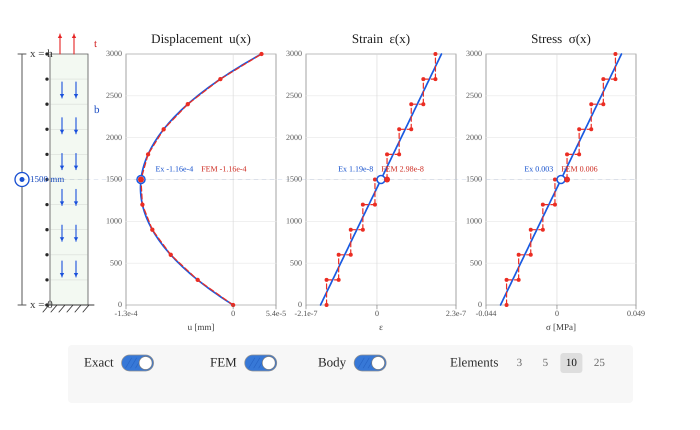
Frame 1 (no input)
Frame 60 (no input): identical to frame 1, image omitted
Frame 120 (the mouse pressed at the canvas centre since frame 60): identical to frame 1, image omitted

The p5.js sketch that drew this single still picture (run headless with seeded random() and noise() and a simulated clock; from frame 60 on, the mouse is pressed at the canvas centre):

// p5.js sketch
// ── sketch.js
// ============================================================
// 1D PLATE — EXACT SOLUTION + LINEAR FEM
// Standalone p5.js sketch
// Sized to fit a ~700 px content column
// ============================================================


// ============================================================
// CANVAS
// ============================================================

const W = 700;
const H = 430;


// ============================================================
// TYPOGRAPHY
// ============================================================

const FS_BASE = 13;
const FS_SMALL = 11;
const FS_TINY = 9;
const FS_XTINY = 8;


// ============================================================
// GEOMETRY + MATERIAL
// ============================================================

const plateWidth = 300;       // mm
const plateThickness = 500;   // mm
const A = plateWidth * plateThickness;

const h = 3000;               // mm
const E = 210000;             // MPa = N/mm²
const t = 0.04;               // MPa

const bodyForceValue = -2.5e-5; // N/mm³


// ============================================================
// DISPLAY STATE
// ============================================================

let showExact = true;
let showFEM = true;
let bodyForceOn = true;


// ============================================================
// FEM
// ============================================================

let nElements = 10;

const elementOptions = [3, 5, 10, 25];

let femData;


// ============================================================
// x SLIDER
// ============================================================

let currentX = 1500;
let sliderDragging = false;


// ============================================================
// LAYOUT
// ============================================================

const graphTop = 54;
const graphBottom = 305;

const sliderX = 22;

const plateX = 50;
const plateW = 38;

const uPlotX = 126;
const epsPlotX = 306;
const sigmaPlotX = 486;

const plotW = 150;


// ============================================================
// CONTROLS BAND
// ============================================================

const controlsX = 68;
const controlsY = 345;
const controlsW = 565;
const controlsH = 58;


// ============================================================
// SETUP
// ============================================================

function setup() {

  createCanvas(W, H);

  pixelDensity(2);

  textFont("Anaheim");

  updateFEM();
}


// ============================================================
// DRAW
// ============================================================

function draw() {

  background(255);


  const exactU =
    displacementExact(currentX);

  const exactEps =
    strainExact(currentX);

  const exactSigma =
    stressExact(currentX);


  const femCurrent =
    getFEMValueAt(currentX);


  drawPlate();
  drawVerticalSlider();


  const uRange =
    getCombinedRange(
      displacementExact,
      "u"
    );

  const epsRange =
    getCombinedRange(
      strainExact,
      "eps"
    );

  const sigmaRange =
    getCombinedRange(
      stressExact,
      "sigma"
    );


  drawGraph(
    uPlotX,
    "Displacement  u(x)",
    "u [mm]",
    displacementExact,
    uRange,
    exactU,
    femCurrent.u,
    "u"
  );

  drawGraph(
    epsPlotX,
    "Strain  ε(x)",
    "ε",
    strainExact,
    epsRange,
    exactEps,
    femCurrent.eps,
    "eps"
  );

  drawGraph(
    sigmaPlotX,
    "Stress  σ(x)",
    "σ [MPa]",
    stressExact,
    sigmaRange,
    exactSigma,
    femCurrent.sigma,
    "sigma"
  );


  drawCurrentHeightGuide();
  drawControls();
}


// ============================================================
// FONT HELPER
// ============================================================

function fontSize(size) {
  textFont("Anaheim");
  textSize(size);
}


// ============================================================
// BODY FORCE
// ============================================================

function getBodyForce() {
  return bodyForceOn ? bodyForceValue : 0;
}


// ============================================================
// EXACT SOLUTION
// ============================================================

function displacementExact(x) {

  const b = getBodyForce();

  return (
    -(b / (2 * E)) * x * x
    +
    ((t + b * h) / E) * x
  );
}


function strainExact(x) {

  const b = getBodyForce();

  return (
    -(b / E) * x
    +
    (t + b * h) / E
  );
}


function stressExact(x) {

  const b = getBodyForce();

  return (
    -b * x
    +
    t
    +
    b * h
  );
}


// ============================================================
// FEM UPDATE
// ============================================================

function updateFEM() {
  femData = solveFEM(nElements);
}


// ============================================================
// LINEAR 2-NODE BAR FEM
// ============================================================

function solveFEM(nel) {

  const nNodes = nel + 1;
  const Le = h / nel;

  const K = new Array(nNodes);

  for (let i = 0; i < nNodes; i++) {
    K[i] = new Array(nNodes).fill(0);
  }

  const F = new Array(nNodes).fill(0);

  const k = E * A / Le;
  const b = getBodyForce();

  for (let e = 0; e < nel; e++) {

    const i = e;
    const j = e + 1;

    K[i][i] += k;
    K[i][j] -= k;

    K[j][i] -= k;
    K[j][j] += k;

    const fb =
      b * A * Le / 2;

    F[i] += fb;
    F[j] += fb;
  }

  F[nNodes - 1] += t * A;

  const nFree = nNodes - 1;

  const KR = new Array(nFree);
  const FR = new Array(nFree);

  for (let i = 0; i < nFree; i++) {

    KR[i] = new Array(nFree);
    FR[i] = F[i + 1];

    for (let j = 0; j < nFree; j++) {
      KR[i][j] = K[i + 1][j + 1];
    }
  }

  const uFree =
    solveLinearSystem(KR, FR);

  const U = new Array(nNodes).fill(0);
  U[0] = 0;

  for (let i = 1; i < nNodes; i++) {
    U[i] = uFree[i - 1];
  }

  const xNodes = new Array(nNodes);

  for (let i = 0; i < nNodes; i++) {
    xNodes[i] = i * Le;
  }

  const eps = new Array(nel);
  const sigma = new Array(nel);

  for (let e = 0; e < nel; e++) {

    eps[e] =
      (U[e + 1] - U[e]) / Le;

    sigma[e] =
      E * eps[e];
  }

  return {
    nel,
    nNodes,
    Le,
    U,
    eps,
    sigma,
    xNodes
  };
}


// ============================================================
// LINEAR SYSTEM SOLVER
// ============================================================

function solveLinearSystem(matrix, vector) {

  const n = vector.length;

  const M =
    matrix.map(row => row.slice());

  const f = vector.slice();

  for (let k = 0; k < n; k++) {

    let pivot = k;

    for (let i = k + 1; i < n; i++) {
      if (abs(M[i][k]) > abs(M[pivot][k])) {
        pivot = i;
      }
    }

    if (pivot !== k) {
      [M[k], M[pivot]] = [M[pivot], M[k]];
      [f[k], f[pivot]] = [f[pivot], f[k]];
    }

    for (let i = k + 1; i < n; i++) {

      const factor =
        M[i][k] / M[k][k];

      for (let j = k; j < n; j++) {
        M[i][j] -= factor * M[k][j];
      }

      f[i] -= factor * f[k];
    }
  }

  const x = new Array(n).fill(0);

  for (let i = n - 1; i >= 0; i--) {

    let sum = f[i];

    for (let j = i + 1; j < n; j++) {
      sum -= M[i][j] * x[j];
    }

    x[i] = sum / M[i][i];
  }

  return x;
}


// ============================================================
// FEM VALUE AT ARBITRARY x
// ============================================================

function getFEMValueAt(x) {

  const Le = femData.Le;

  let e = floor(x / Le);

  e = constrain(
    e,
    0,
    femData.nel - 1
  );

  const x1 = femData.xNodes[e];

  let s =
    (x - x1) / Le;

  s = constrain(s, 0, 1);

  const u =
    (1 - s) * femData.U[e]
    +
    s * femData.U[e + 1];

  return {
    u: u,
    eps: femData.eps[e],
    sigma: femData.sigma[e]
  };
}


// ============================================================
// PLATE
// ============================================================

function drawPlate() {

  const top = graphTop;
  const bottom = graphBottom;
  const plateH = bottom - top;

  fill(243, 249, 242);

  stroke(85);
  strokeWeight(0.8);

  rect(
    plateX,
    top,
    plateW,
    plateH
  );

  if (showFEM) {

    for (let i = 0; i <= nElements; i++) {

      const physicalX =
        i * h / nElements;

      const yy =
        map(
          physicalX,
          0,
          h,
          bottom,
          top
        );

      stroke(155, 155, 155, 75);
      strokeWeight(0.6);

      line(
        plateX,
        yy,
        plateX + plateW,
        yy
      );

      noStroke();
      fill(40);

      circle(
        plateX - 3,
        yy,
        nElements >= 25 ? 2 : 3.3
      );
    }
  }

  if (bodyForceOn) {

    for (let row = 0; row < 6; row++) {

      const yy =
        top +
        36 +
        row * (plateH - 72) / 5;

      drawArrow(
        plateX + 12,
        yy - 8,
        plateX + 12,
        yy + 8,
        color(25, 80, 220)
      );

      drawArrow(
        plateX + 26,
        yy - 8,
        plateX + 26,
        yy + 8,
        color(25, 80, 220)
      );
    }

    noStroke();
    fill(25, 75, 195);

    fontSize(FS_SMALL);

    textAlign(LEFT, CENTER);

    text(
      "b",
      plateX + plateW + 6,
      top + 56
    );
  }

  for (let i = 0; i < 2; i++) {

    const xx =
      plateX + 10 + i * 14;

    drawArrow(
      xx,
      top,
      xx,
      top - 20,
      color(230, 35, 35)
    );
  }

  noStroke();
  fill(210, 30, 30);

  fontSize(FS_SMALL);

  textAlign(LEFT, CENTER);

  text(
    "t",
    plateX + plateW + 6,
    top - 10
  );

  stroke(55);
  strokeWeight(0.9);

  line(
    plateX - 5,
    bottom,
    plateX + plateW + 6,
    bottom
  );

  for (let i = -1; i <= plateW + 6; i += 8) {
    line(
      plateX + i,
      bottom,
      plateX + i - 6,
      bottom + 7
    );
  }
}


// ============================================================
// VERTICAL SLIDER
// ============================================================

function drawVerticalSlider() {

  const sliderY =
    yFromPhysicalX(currentX);

  stroke(85);
  strokeWeight(1);

  line(
    sliderX,
    graphTop,
    sliderX,
    graphBottom
  );

  line(
    sliderX - 4,
    graphTop,
    sliderX + 4,
    graphTop
  );

  line(
    sliderX - 4,
    graphBottom,
    sliderX + 4,
    graphBottom
  );

  noStroke();
  fill(55);

  fontSize(FS_SMALL);

  textAlign(LEFT, CENTER);

  text(
    "x = h",
    sliderX + 8,
    graphTop
  );

  text(
    "x = 0",
    sliderX + 8,
    graphBottom
  );

  fill(255);

  stroke(25, 80, 210);
  strokeWeight(1.35);

  circle(
    sliderX,
    sliderY,
    14
  );

  noStroke();
  fill(25, 80, 210);

  circle(
    sliderX,
    sliderY,
    5
  );

  fill(25, 75, 190);

  fontSize(FS_TINY);

  textAlign(LEFT, CENTER);

  text(
    `${currentX.toFixed(0)} mm`,
    sliderX + 8,
    sliderY
  );
}


// ============================================================
// SHARED GUIDE
// ============================================================

function drawCurrentHeightGuide() {

  const yy =
    yFromPhysicalX(currentX);

  stroke(60, 90, 160, 45);
  strokeWeight(0.7);

  drawingContext.setLineDash([4, 4]);

  line(
    sliderX,
    yy,
    sigmaPlotX + plotW,
    yy
  );

  drawingContext.setLineDash([]);
}


// ============================================================
// GRAPH
// ============================================================

function drawGraph(
  x0,
  title,
  axisLabel,
  exactFunction,
  range,
  exactCurrent,
  femCurrent,
  field
) {

  const left = x0;
  const right = x0 + plotW;

  const minValue = range.min;
  const maxValue = range.max;

  noStroke();
  fill(30);

  fontSize(FS_BASE);

  textAlign(CENTER, BOTTOM);

  text(
    title,
    left + plotW / 2,
    graphTop - 8
  );

  noFill();
  stroke(115);
  strokeWeight(0.65);

  rect(
    left,
    graphTop,
    plotW,
    graphBottom - graphTop
  );

  const heightTicks = [
    0, 500, 1000, 1500,
    2000, 2500, 3000
  ];

  fontSize(FS_XTINY);

  for (const physicalX of heightTicks) {

    const yy =
      yFromPhysicalX(physicalX);

    stroke(232);
    strokeWeight(0.55);

    line(left, yy, right, yy);

    noStroke();
    fill(90);

    textAlign(RIGHT, CENTER);

    text(
      physicalX,
      left - 4,
      yy
    );
  }

  if (minValue < 0 && maxValue > 0) {

    const zeroX =
      map(
        0,
        minValue,
        maxValue,
        left,
        right
      );

    stroke(215);
    strokeWeight(0.6);

    line(
      zeroX,
      graphTop,
      zeroX,
      graphBottom
    );
  }

  if (showExact) {

    noFill();
    stroke(25, 90, 225);
    strokeWeight(1.7);

    beginShape();

    for (let i = 0; i <= 220; i++) {

      const physicalX =
        map(i, 0, 220, 0, h);

      const value =
        exactFunction(physicalX);

      const px =
        map(
          value,
          minValue,
          maxValue,
          left,
          right
        );

      const py =
        yFromPhysicalX(physicalX);

      vertex(px, py);
    }

    endShape();
  }

  if (showFEM) {

    if (field === "u") {

      drawFEMDisplacement(
        left,
        minValue,
        maxValue
      );

    } else if (field === "eps") {

      drawFEMConstantField(
        left,
        minValue,
        maxValue,
        femData.eps
      );

    } else {

      drawFEMConstantField(
        left,
        minValue,
        maxValue,
        femData.sigma
      );
    }
  }

  const currentY =
    yFromPhysicalX(currentX);

  if (showExact) {

    const pxExact =
      map(
        exactCurrent,
        minValue,
        maxValue,
        left,
        right
      );

    fill(255);
    stroke(25, 90, 225);
    strokeWeight(1.5);

    circle(
      pxExact,
      currentY,
      8
    );
  }

  if (showFEM) {

    const pxFEM =
      map(
        femCurrent,
        minValue,
        maxValue,
        left,
        right
      );

    noStroke();
    fill(235, 45, 35);

    circle(
      pxFEM,
      currentY,
      6
    );
  }

  drawMovingValues(
    left,
    currentY,
    exactCurrent,
    femCurrent,
    field
  );

  noStroke();
  fill(60);

  fontSize(FS_TINY);

  textAlign(CENTER, TOP);

  text(
    axisLabel,
    left + plotW / 2,
    graphBottom + 18
  );

  drawValueTick(left, minValue);
  drawValueTick(right, maxValue);

  if (minValue < 0 && maxValue > 0) {

    const zeroPX =
      map(
        0,
        minValue,
        maxValue,
        left,
        right
      );

    drawValueTick(zeroPX, 0);
  }
}


// ============================================================
// MOVING VALUE TEXT
// ============================================================

function drawMovingValues(
  left,
  y,
  exactValue,
  femValue,
  field
) {

  fontSize(FS_XTINY);

  const exactText =
    `Ex ${formatFieldValue(exactValue, field)}`;

  const femText =
    `FEM ${formatFieldValue(femValue, field)}`;

  const gap = 8;

  const exactW =
    showExact ? textWidth(exactText) : 0;

  const femW =
    showFEM ? textWidth(femText) : 0;

  const totalW =
    exactW + femW + (
      showExact && showFEM ? gap : 0
    );

  let x =
    left + (plotW - totalW) / 2;

  let textY = y - 10;

  textY = constrain(
    textY,
    graphTop + 10,
    graphBottom - 6
  );

  textAlign(LEFT, CENTER);

  if (showExact) {

    noStroke();
    fill(20, 80, 205);

    text(
      exactText,
      x,
      textY
    );

    x += exactW + gap;
  }

  if (showFEM) {

    noStroke();
    fill(205, 40, 30);

    text(
      femText,
      x,
      textY
    );
  }
}


// ============================================================
// FEM DISPLACEMENT
// ============================================================

function drawFEMDisplacement(
  left,
  minValue,
  maxValue
) {

  stroke(235, 45, 35);
  strokeWeight(1.25);
  noFill();

  drawingContext.setLineDash([5, 3]);

  beginShape();

  for (let i = 0; i < femData.nNodes; i++) {

    const px =
      map(
        femData.U[i],
        minValue,
        maxValue,
        left,
        left + plotW
      );

    const py =
      yFromPhysicalX(
        femData.xNodes[i]
      );

    vertex(px, py);
  }

  endShape();

  drawingContext.setLineDash([]);

  const nodeSize =
    nElements >= 25 ? 2.5 : 4.3;

  noStroke();
  fill(235, 45, 35);

  for (let i = 0; i < femData.nNodes; i++) {

    const px =
      map(
        femData.U[i],
        minValue,
        maxValue,
        left,
        left + plotW
      );

    const py =
      yFromPhysicalX(
        femData.xNodes[i]
      );

    circle(px, py, nodeSize);
  }
}


// ============================================================
// FEM STRAIN / STRESS
// ============================================================

function drawFEMConstantField(
  left,
  minValue,
  maxValue,
  values
) {

  let previousPX = null;

  for (let e = 0; e < femData.nel; e++) {

    const px =
      map(
        values[e],
        minValue,
        maxValue,
        left,
        left + plotW
      );

    const yBottom =
      yFromPhysicalX(
        femData.xNodes[e]
      );

    const yTop =
      yFromPhysicalX(
        femData.xNodes[e + 1]
      );

    stroke(235, 45, 35);
    strokeWeight(1.2);

    drawingContext.setLineDash([5, 3]);

    line(px, yBottom, px, yTop);

    if (previousPX !== null) {
      line(previousPX, yBottom, px, yBottom);
    }

    drawingContext.setLineDash([]);

    noStroke();
    fill(235, 45, 35);

    const pointSize =
      nElements >= 25 ? 2.2 : 4;

    circle(px, yBottom, pointSize);
    circle(px, yTop, pointSize);

    previousPX = px;
  }
}


// ============================================================
// CONTROLS
// ============================================================

function drawControls() {

  noStroke();
  fill(247);

  rect(
    controlsX,
    controlsY,
    controlsW,
    controlsH,
    4
  );

  drawSketchToggle(
    84,
    controlsY + 18,
    "Exact",
    showExact
  );

  drawSketchToggle(
    210,
    controlsY + 18,
    "FEM",
    showFEM
  );

  drawSketchToggle(
    318,
    controlsY + 18,
    "Body",
    bodyForceOn
  );

  drawElementButtons(
    450,
    controlsY + 18
  );
}


// ============================================================
// TOGGLE
// ============================================================

function drawSketchToggle(
  x,
  y,
  label,
  active
) {

  fontSize(FS_BASE);

  noStroke();
  fill(40);

  textAlign(LEFT, CENTER);

  text(label, x, y);

  const labelW =
    textWidth(label);

  const sx =
    x + labelW + 8;

  const sy = y - 8;

  const sw = 32;
  const sh = 16;

  if (active) {
    fill(55, 120, 215);
  } else {
    fill(225);
  }

  stroke(145);
  strokeWeight(0.75);

  rect(sx, sy, sw, sh, 9);

  if (active) {

    stroke(25, 80, 175, 145);
    strokeWeight(0.55);

    for (let i = 4; i < 16; i += 5) {
      line(
        sx + i,
        sy + sh - 3,
        sx + i + 6,
        sy + 3
      );
    }
  }

  const knobX =
    active ? sx + sw - 8 : sx + 8;

  fill(255);
  stroke(125);
  strokeWeight(0.7);

  circle(
    knobX,
    sy + sh / 2,
    13
  );
}


// ============================================================
// ELEMENT SELECTOR
// ============================================================

function drawElementButtons(
  x,
  y
) {

  fontSize(FS_BASE);

  noStroke();
  fill(45);

  textAlign(LEFT, CENTER);

  text("Elements", x, y);

  let bx =
    x + textWidth("Elements") + 10;

  for (let i = 0; i < elementOptions.length; i++) {

    const value =
      elementOptions[i];

    const bw =
      value === 25 ? 26 : 22;

    if (value === nElements) {

      noStroke();
      fill(222);

      rect(
        bx,
        y - 10,
        bw,
        20,
        3
      );
    }

    noStroke();

    fill(
      value === nElements ? 20 : 105
    );

    fontSize(FS_SMALL);

    textAlign(CENTER, CENTER);

    text(
      value,
      bx + bw / 2,
      y
    );

    bx += bw + 4;
  }
}


// ============================================================
// RANGE
// ============================================================

function getCombinedRange(
  exactFunction,
  field
) {

  let minValue = Infinity;
  let maxValue = -Infinity;

  for (let i = 0; i <= 300; i++) {

    const x = i * h / 300;

    const value =
      exactFunction(x);

    minValue = min(minValue, value);
    maxValue = max(maxValue, value);
  }

  let values;

  if (field === "u") {
    values = femData.U;
  } else if (field === "eps") {
    values = femData.eps;
  } else {
    values = femData.sigma;
  }

  for (const value of values) {
    minValue = min(minValue, value);
    maxValue = max(maxValue, value);
  }

  minValue = min(minValue, 0);
  maxValue = max(maxValue, 0);

  let span = maxValue - minValue;

  if (abs(span) < 1e-14) {

    const reference =
      max(abs(maxValue), 1e-6);

    minValue -= 0.25 * reference;
    maxValue += 0.25 * reference;

    span = maxValue - minValue;
  }

  const padding = 0.12 * span;

  return {
    min: minValue - padding,
    max: maxValue + padding
  };
}


// ============================================================
// COORDINATE MAPPING
// ============================================================

function yFromPhysicalX(x) {
  return map(
    x,
    0,
    h,
    graphBottom,
    graphTop
  );
}


function physicalXFromY(y) {
  return map(
    constrain(y, graphTop, graphBottom),
    graphBottom,
    graphTop,
    0,
    h
  );
}


// ============================================================
// MOUSE
// ============================================================

function mousePressed() {

  if (
    abs(mouseX - sliderX) < 18 &&
    mouseY >= graphTop &&
    mouseY <= graphBottom
  ) {
    sliderDragging = true;
    currentX = physicalXFromY(mouseY);
    return;
  }

  if (
    insideRect(
      mouseX, mouseY,
      78, controlsY + 5,
      110, 24
    )
  ) {
    showExact = !showExact;
    return;
  }

  if (
    insideRect(
      mouseX, mouseY,
      204, controlsY + 5,
      92, 24
    )
  ) {
    showFEM = !showFEM;
    return;
  }

  if (
    insideRect(
      mouseX, mouseY,
      312, controlsY + 5,
      108, 24
    )
  ) {
    bodyForceOn = !bodyForceOn;
    updateFEM();
    return;
  }

  fontSize(FS_BASE);

  let bx =
    450 + textWidth("Elements") + 10;

  for (let i = 0; i < elementOptions.length; i++) {

    const value =
      elementOptions[i];

    const bw =
      value === 25 ? 26 : 22;

    if (
      insideRect(
        mouseX,
        mouseY,
        bx,
        controlsY + 8,
        bw,
        20
      )
    ) {
      nElements = value;
      updateFEM();
      return;
    }

    bx += bw + 4;
  }
}


function mouseDragged() {
  if (sliderDragging) {
    currentX = physicalXFromY(mouseY);
  }
}


function mouseReleased() {
  sliderDragging = false;
}


// ============================================================
// HIT TEST
// ============================================================

function insideRect(
  x, y, rx, ry, rw, rh
) {
  return (
    x >= rx &&
    x <= rx + rw &&
    y >= ry &&
    y <= ry + rh
  );
}


// ============================================================
// ARROW
// ============================================================

function drawArrow(
  x1, y1, x2, y2, arrowColor
) {

  stroke(arrowColor);
  strokeWeight(1.1);

  line(x1, y1, x2, y2);

  const angle =
    atan2(y2 - y1, x2 - x1);

  push();

  translate(x2, y2);
  rotate(angle);

  fill(arrowColor);
  noStroke();

  triangle(
    0, 0,
    -4, -2.2,
    -4, 2.2
  );

  pop();
}


// ============================================================
// AXIS TICKS
// ============================================================

function drawValueTick(px, value) {

  stroke(105);
  strokeWeight(0.6);

  line(
    px,
    graphBottom,
    px,
    graphBottom + 4
  );

  noStroke();
  fill(80);

  fontSize(FS_XTINY);

  textAlign(CENTER, TOP);

  text(
    formatAxisValue(value),
    px,
    graphBottom + 5
  );
}


// ============================================================
// VALUE FORMATTING
// ============================================================

function formatFieldValue(value, field) {

  if (
    abs(value) < 0.001 &&
    value !== 0
  ) {
    return value.toExponential(2);
  }

  return value.toFixed(3);
}


function formatAxisValue(value) {

  if (abs(value) < 1e-14) {
    return "0";
  }

  if (abs(value) < 0.001) {
    return value.toExponential(1);
  }

  return value.toFixed(3);
}
